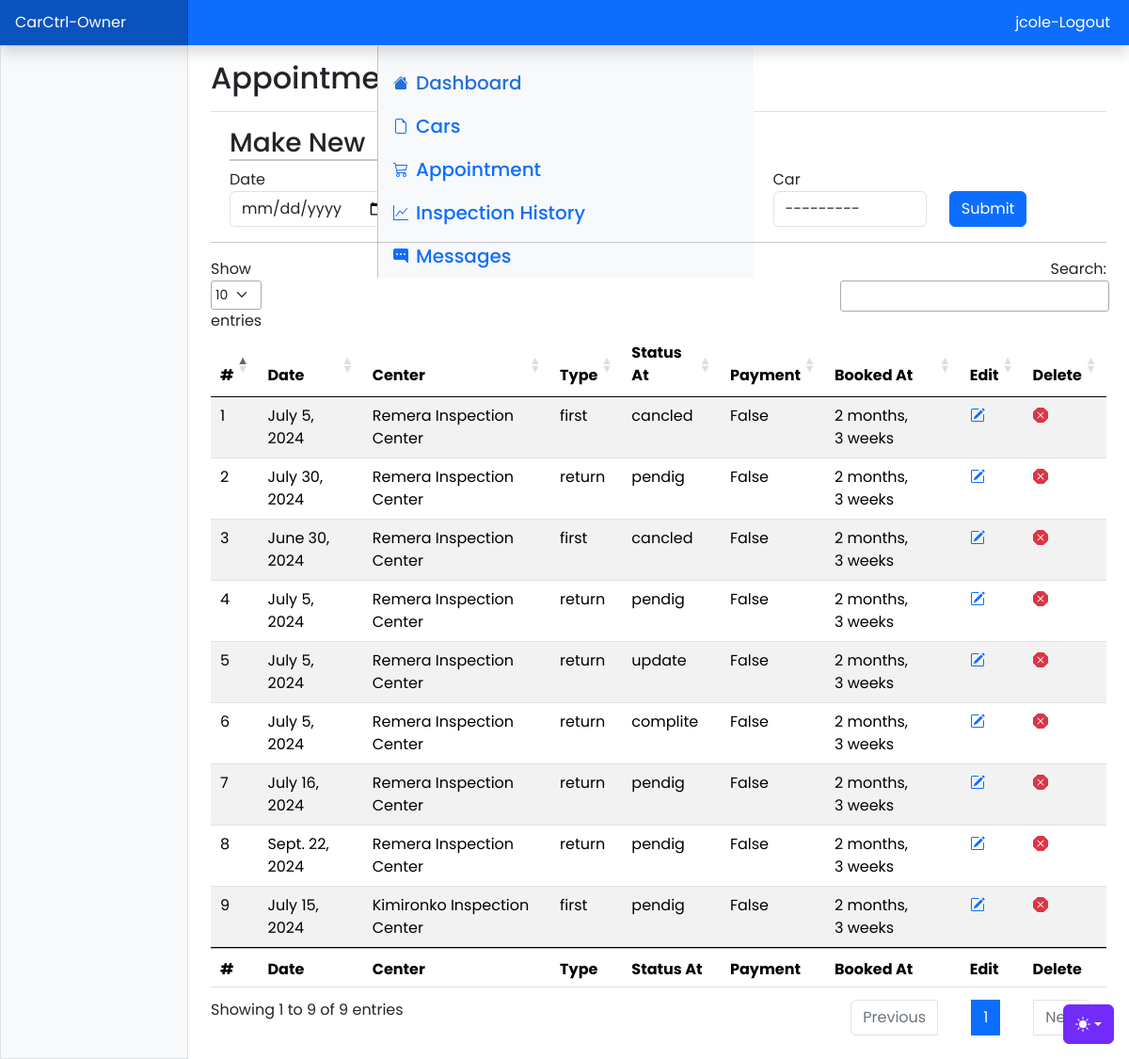
Screenshot of /owner/appointment (signed in) with the database file from the repository.
### App/models.py (models this page shows, shortened)
class User(AbstractUser):
    class Role(models.TextChoices):
        OWNER = "OWNER", "Owner"
        ADMIN = "ADMIN", "Admin"
    base_role = Role.ADMIN
    role = models.CharField(max_length=50, choices=Role.choices)
    phone_number = models.CharField(
        validators=[phone_regex], max_length=13, unique=True, null=True
    )
    address = models.CharField(max_length=100, blank=True)
    groups = models.ManyToManyField(
        "auth.Group",
        related_name="users",
        blank=True,
        verbose_name=_("groups"),
        help_text=_("The groups this user belongs to."),
    )
    user_permissions = models.ManyToManyField(
        Permission,
        related_name="users",
        blank=True,
        verbose_name=_("user permissions"),
        help_text=_("Specific permissions for this user."),
    )

class Appointment(models.Model):
    date = models.DateField()
    owner_id = models.ForeignKey(User, on_delete=models.CASCADE)
    center_id = models.ForeignKey(Center, on_delete=models.CASCADE)
    car_id = models.ForeignKey(Car, on_delete=models.CASCADE)
    type = models.CharField(max_length=50, choices=APPOINTMENT_TYPE)
    status = models.CharField(max_length=10, choices=STATUS, default='pendig')
    pstatus = models.BooleanField(default = 0)
    created_at = models.DateTimeField(auto_now_add=True)
    updated_at = models.DateTimeField(auto_now=True)

class Center(models.Model):
    name = models.CharField(max_length=50, unique=True)
    location = models.CharField(max_length=50)
    type = models.CharField(max_length=50, choices=CENTER_TYPE)
    operating_hours = models.CharField(max_length=50, choices=WORKING_HOURS)
    number_of_slots_per_day = models.PositiveIntegerField()
    created_at = models.DateTimeField(auto_now_add=True)
    updated_at = models.DateTimeField(auto_now=True)
    class Meta:
        ordering = ["-created_at"]
    def __str__(self):
        return f"{self.name} - {self.location} - {self.operating_hours} - {self.number_of_slots_per_day}"

### App/views.py (the view, shortened to what this page needs)
# urls.py: path('owner/appointment', views.owner_appointment, name="owner-appointment"),
@login_required(login_url='login')
def owner_appointment(request):
    form = AppointmentForm(user=request.user)
    appointments = Appointment.objects.filter(owner_id=request.user.id)
    owner = Owner.objects.get(id=request.user.id)  # Ensure correct fetching of the Owner instance
    context = {'form': form, 'appointments': appointments}
    return render(request, "appointment.html", context)

### App/forms.py
class AppointmentForm(forms.ModelForm):
    class Meta:
        model = Appointment
        fields = '__all__'
        exclude = ['owner_id', 'status', 'pstatus']
        widgets = {
            'date': forms.TextInput(attrs={'class': 'form-control', 'type': 'date'}),
            'center_id': forms.Select(attrs={'class': 'form-control'}),
            'type': forms.Select(attrs={'class': 'form-control'}),
            'car_id': forms.Select(attrs={'class': 'form-control'}),
        }
    def __init__(self, *args, **kwargs):
        user = kwargs.pop('user', None)
        id = user.id
        super().__init__(*args, **kwargs)
        if user:
            self.fields['car_id'].queryset = Car.objects.filter(owner_id= id)

### App/models.py (called while the page is built)
    def __str__(self):
        return f"{self.plate} - {self.model} - {self.make}  "

### App/templates/App/appointment.html (shortened to what this page needs)
{% load static %}
{% include 'includes/owner-nav.html' %}
<main class="col-md-9 ms-sm-auto col-lg-10 px-md-4">
    <div
        class="d-flex justify-content-between flex-wrap flex-md-nowrap align-items-center pt-3 pb-2 mb-3 border-bottom">
        <h1 class="h2">Appointments</h1>
    </div>
    <div class="container-fluid m-2">
        <h3 style="border-bottom: 2px solid #c7c8c9; width: 160px;">Make New</h3>
        <form method="post">
            <div class="row">
                <div class="col">
                    <label for="{{ form.date.id_for_label }}" class="sr-only">Date</label>
                    {{form.date}}
                </div>
                <div class="col">
                    <label for="inlineGridEmail" class="sr-only">Center</label>
                </div>
                <div class="col">
                    <label for="inlineGridEmail" class="sr-only">Type</label>
                </div>
                <div class="col">
                    <label for="inlineGridEmail" class="sr-only">Car</label>
                    {{form.car_id}}
                </div>
                <div class="col pt-4">
                    <button type="submit" class="btn btn-primary">Submit</button>
                </div>
            </div>
        </form>
    </div>
    <hr>
    <table id="myTable" class="table table-striped" style="width:100%">
        <thead>
            <tr>
                <th>#</th>
                <th>Date</th>
                <th>Center</th>
                <th>Type</th>
                <th>Status At</th>
                <th>Payment</th>
                <th>Booked At</th>
                <th>Edit</th>
                <th>Delete</th>
            </tr>
        </thead>
        <tbody>
            {% for appointment in appointments %}
        <tr>
            <td>{{appointment.id}}</td>
            <td>{{appointment.date}}</td>
            <td>{{appointment.center_id.name}}</td>
            <td>{{appointment.type}}</td>
            <td>{{appointment.status}}</td>
            <td>{{appointment.pstatus}}</td>
            <td>{{appointment.created_at | timesince}}</td>
            <td><a href="{% url 'change-appt-date' appointment.id %}" class="text-primary">
                    </a></td>
            <td><a href="{% url 'cancle-appt' appointment.id %}" class="text-danger" onclick="return confirm('Are you sure Cancle Appointment?');"></a></td>
        </tr>
        {% endfor %}
        </tbody>
        <tfoot>
            <tr>
                <th>#</th>
                <th>Date</th>
                <th>Center</th>
                <th>Type</th>
                <th>Status At</th>
                <th>Payment</th>
                <th>Booked At</th>
                <th>Edit</th>
                <th>Delete</th>
            </tr>
        </tfoot>
    </table>
</main>
{% include 'includes/owner-footer.html' %}

### App/templates/App/includes/owner-nav.html (shortened to what this page needs)
{% load static %}
<!doctype html>
<html lang="en" data-bs-theme="auto">
<head>
  <link rel="stylesheet" href="https://cdn.datatables.net/1.13.5/css/jquery.dataTables.min.css" />
    <link href="https://stackpath.bootstrapcdn.com/bootstrap/5.1.0/css/bootstrap.min.css" rel="stylesheet">
  <link href="{% static 'assets/dist/css/bootstrap.min.css'%}" rel="stylesheet">
  <link href="https://cdn.jsdelivr.net/npm/bootstrap-icons@1.10.5/font/bootstrap-icons.min.css" rel="stylesheet">
  <link href="{% static 'assets/css/dashboard.css'%}" rel="stylesheet">
</head>
<body>
  <div class="dropdown position-fixed bottom-0 end-0 mb-3 me-3 bd-mode-toggle">
    <button class="btn btn-bd-primary py-2 dropdown-toggle d-flex align-items-center" id="bd-theme" type="button"
      aria-expanded="false" data-bs-toggle="dropdown" aria-label="Toggle theme (auto)">
      <svg class="bi my-1 theme-icon-active" width="1em" height="1em">
        <use href="#circle-half"></use>
      </svg>
    </button>
  </div>
  <header class="navbar sticky-top bg-primary flex-md-nowrap p-0 shadow" data-bs-theme="dark">
    <a class="navbar-brand col-md-3 col-lg-2 me-0 px-3 fs-6 text-white" href="/">CarCtrl-Owner</a>
    <a href="{% url 'logoutAc' %}" class="text-white" style="padding-right: 20px; text-decoration: none;">{{ user.username }}-Logout</a>
  </header>
  <div class="container-fluid">
    <div class="row">
      <div class="sidebar border border-right col-md-3 col-lg-2 p-0 bg-body-tertiary">
        <div class="offcanvas-md offcanvas-end bg-body-tertiary" tabindex="-1" id="sidebarMenu"
          aria-labelledby="sidebarMenuLabel">
          <div class="offcanvas-body d-md-flex flex-column p-0 pt-lg-3 overflow-y-auto">
            <ul class="nav flex-column">
              <li class="nav-item">
                <a class="nav-link d-flex align-items-center gap-2 active" aria-current="page"
                  href="{% url 'owner-home' %}">
                  <svg class="bi">
                    <use xlink:href="#house-fill" />
                  </svg>
                  Dashboard
                </a>
              </li>
              <li class="nav-item">
                <a class="nav-link d-flex align-items-center gap-2" href="{% url 'owner-cars' %}">
                  <svg class="bi">
                    <use xlink:href="#file-earmark" />
                  </svg>
                  Cars
                </a>
              </li>
              <li class="nav-item">
                <a class="nav-link d-flex align-items-center gap-2" href="{% url 'owner-appointment' %}">
                  <svg class="bi">
                    <use xlink:href="#cart" />
                  </svg>
                  Appointment
                </a>
              </li>
              <li class="nav-item">
                <a class="nav-link d-flex align-items-center gap-2" href="{% url 'owner-inspection' %}">
                  <svg class="bi">
                    <use xlink:href="#graph-up" />
                  </svg>
                  Inspection History
                </a>
              </li>
              <li class="nav-item">
                <a class="nav-link d-flex align-items-center gap-2" href="{% url 'owner-notifications' %}">
                  Messages
                </a>
              </li>
            </ul>
          </div>
        </div>
      </div>

### static/assets/css/dashboard.css (style rules this page uses)
body { margin: 0; font-family: 'Poppins', sans-serif; background-color: #fff; }
.bi { display: inline-block; width: 1rem; height: 1rem; }
.sidebar .nav-link { font-size: 20px; font-weight: 500; }
.sidebar .nav-link.active { color: #2470dc; }
.navbar-brand { padding-top: .75rem; padding-bottom: .75rem; background-color: rgba(0, 0, 0, .25); box-shadow: inset -1px 0 0 rgba(0, 0, 0, .25); }

### App/templates/App/includes/owner-nav.html (style rules this page uses)
.bi { vertical-align: -.125em; fill: currentColor; }
.btn-bd-primary { --bd-violet-bg: #712cf9; --bd-violet-rgb: 112.520718, 44.062154, 249.437846; --bs-btn-font-weight: 600; --bs-btn-color: var(--bs-white); --bs-btn-bg: var(--bd-violet-bg); --bs-btn-border-color: var(--bd-violet-bg); --bs-btn-hover-color: var(--bs-white); --bs-btn-hover-bg: #6528e0; --bs-btn-hover-border-color: #6528e0; --bs-btn-focus-shadow-rgb: var(--bd-violet-rgb); --bs-btn-active-color: var(--bs-btn-hover-color); --bs-btn-active-bg: #5a23c8; --bs-btn-active-border-color: #5a23c8; }
.bd-mode-toggle { z-index: 1500; }

### rows the page displays
User: username "jcole"
Appointment: id "1", date "July 5, 2024", center_id.name "Remera Inspection Center", type "first", status "cancled", pstatus "False", created_at "2 months, 3 weeks"
Appointment: id "2", date "July 30, 2024", center_id.name "Remera Inspection Center", type "return", status "pendig", pstatus "False", created_at "2 months, 3 weeks"
Appointment: id "3", date "June 30, 2024", center_id.name "Remera Inspection Center", type "first", status "cancled", pstatus "False", created_at "2 months, 3 weeks"
Appointment: id "4", date "July 5, 2024", center_id.name "Remera Inspection Center", type "return", status "pendig", pstatus "False", created_at "2 months, 3 weeks"
Appointment: id "5", date "July 5, 2024", center_id.name "Remera Inspection Center", type "return", status "update", pstatus "False", created_at "2 months, 3 weeks"
Appointment: id "6", date "July 5, 2024", center_id.name "Remera Inspection Center", type "return", status "complite", pstatus "False", created_at "2 months, 3 weeks"
Appointment: id "7", date "July 16, 2024", center_id.name "Remera Inspection Center", type "return", status "pendig", pstatus "False", created_at "2 months, 3 weeks"
Appointment: id "8", date "Sept. 22, 2024", center_id.name "Remera Inspection Center", type "return", status "pendig", pstatus "False", created_at "2 months, 3 weeks"
Appointment: id "9", date "July 15, 2024", center_id.name "Kimironko Inspection Center", type "first", status "pendig", pstatus "False", created_at "2 months, 3 weeks"
